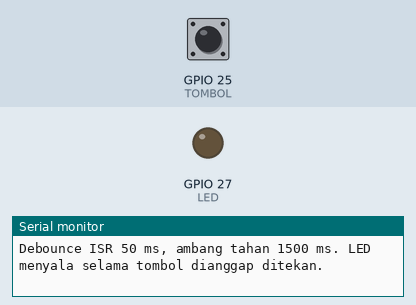
Recording of a sketch running on a simulated ESP32. Shown: output pins drawn as LEDs (lit = HIGH), the last lines printed to the serial monitor. The test bench sets the inputs (shaded band); at power-on: GPIO 25 (TOMBOL) HIGH.

Above: at 2.7 s.
2.8 s: GPIO 25 (TOMBOL) pulled LOW for 0.15 s
At 2.87 s:
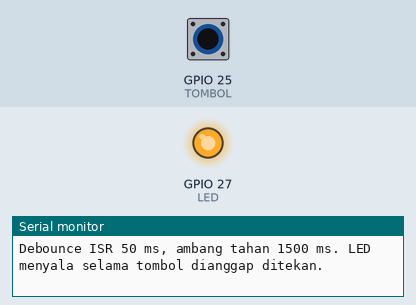
5.9 s: GPIO 25 (TOMBOL) pulled LOW for 3.2 s
At 10.5 s:
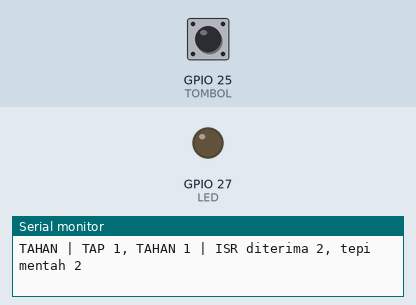
Timing chart, 0 to 12.0 s (numbered marks = the images above; inputs shaded):
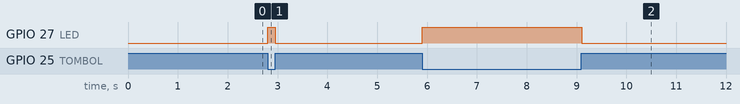

Measured:
- after the input at 2.8 s, GPIO 27 (LED): LOW → HIGH at once, → LOW 0.15 s later
- after the input at 5.9 s, GPIO 27 (LED): LOW → HIGH at once, → LOW 3.2 s later

The sketch:

uji_tombol_led.ino
```cpp
// uji_tombol_led.ino  -  uji U8: tombol tunggal (tap vs tahan) dan LED
// Board: "DOIT ESP32 DEVKIT V1" (atau "ESP32 Dev Module"), Arduino-ESP32 core 3.x, Serial Monitor 115200 baud.
// Mengikuti rancangan alur program: interrupt FALLING dengan debounce 50 ms di dalam ISR (§4.1, §5.3,
// pola Modul 2 GE3), lalu klasifikasi tap vs tahan dari level pin tiap loop (§4.5).
//
// Sambungan: tombol antara GPIO25 dan GND (kaki diagonal), pull-up internal. LED: GPIO27 -> R1 220 ohm -> anoda,
// katoda ke GND.
//
// Cara uji (U8, X8, dan temuan A12):
//   1. Tap 10 kali dengan jelas. Harus tercetak tepat 10 TAP dan "ISR diterima" naik 10.
//   2. Tekan-tahan 10 kali (lebih dari 1,5 s). Harus tercetak 10 TAHAN dan tidak ada TAP tambahan saat dilepas.
//   3. Tekan sangat cepat berulang. Tidak boleh ada TAP yang tidak sesuai jumlah tekanan.
//   "Tepi mentah" menunjukkan berapa tepi FALLING yang masuk ISR sebelum debounce (bukti pantulan).
// Perintah Serial: 'r' = nolkan penghitung.

#include <Arduino.h>

const uint8_t TOMBOL = 25, LED = 27;
const unsigned long T_DEBOUNCE_MS = 50;      // alur §3.1
const unsigned long T_TAHAN_MS = 1500;       // alur §3.2, nilai awal (E4)

enum Tekan { TIDAK = 0, TAP, TAHAN };

// Variabel bersama ISR dan loop: volatile (Modul 2 GE2; White bab 4)
volatile bool flag = false;
volatile unsigned long tsInt = 0;
volatile unsigned long tepiMentah = 0, isrDiterima = 0;

bool sedangTekan = false, tahanDilaporkan = false;
unsigned long tsMulaiTekan = 0;
unsigned long jumlahTap = 0, jumlahTahan = 0;

void IRAM_ATTR isrTombol() {
  unsigned long now = millis();
  tepiMentah = tepiMentah + 1;
  if (now - tsInt > T_DEBOUNCE_MS) {   // debounce di dalam ISR (alur §4.1)
    tsInt = now;
    flag = true;
    isrDiterima = isrDiterima + 1;
  }
}

// alur §5.4: membaca flag dan level pin, mengembalikan TIDAK / TAP / TAHAN.
Tekan tombolUpdate() {
  unsigned long now = millis();

  if (flag && !sedangTekan) {          // tekanan baru dari ISR
    noInterrupts();                    // salin variabel bersama secara atomik (Modul 2 GE2)
    flag = false;                      // hapus sebelum kerja (Modul 2 GE3)
    unsigned long ts = tsInt;
    interrupts();
    sedangTekan = true;
    tahanDilaporkan = false;
    tsMulaiTekan = ts;
    digitalWrite(LED, HIGH);
  }
  if (!sedangTekan) return TIDAK;

  unsigned long lama = now - tsMulaiTekan;
  if (lama < T_DEBOUNCE_MS) return TIDAK;           // level belum dipercaya selama jendela debounce

  bool dilepas = (digitalRead(TOMBOL) == HIGH);      // idle HIGH, ditekan LOW
  if (!tahanDilaporkan && lama >= T_TAHAN_MS) {      // TAHAN dilaporkan sekali, tanpa menunggu lepas
    tahanDilaporkan = true;
    return TAHAN;
  }
  if (dilepas) {
    sedangTekan = false;
    digitalWrite(LED, LOW);
    if (!tahanDilaporkan) return TAP;
  }
  return TIDAK;
}

void tombolReset() {                    // alur §5.5
  noInterrupts();
  flag = false;
  interrupts();
  sedangTekan = false;
  tahanDilaporkan = false;
  tsMulaiTekan = 0;
}

void setup() {
  Serial.begin(115200);
  pinMode(LED, OUTPUT);
  digitalWrite(LED, LOW);
  pinMode(TOMBOL, INPUT_PULLUP);
  delay(1500);                          // tunggu sekali di setup()
  tombolReset();
  attachInterrupt(digitalPinToInterrupt(TOMBOL), isrTombol, FALLING);
  Serial.println(F("\n=== U8: UJI TOMBOL (GPIO25) DAN LED (GPIO27) ==="));
  Serial.printf("Debounce ISR %lu ms, ambang tahan %lu ms. LED menyala selama tombol dianggap ditekan.\n",
                T_DEBOUNCE_MS, T_TAHAN_MS);
}

void loop() {
  if (Serial.available()) {
    char c = Serial.read();
    if (c == 'r' || c == 'R') {
      noInterrupts();
      tepiMentah = 0; isrDiterima = 0;
      interrupts();
      jumlahTap = 0; jumlahTahan = 0;
      tombolReset();
      digitalWrite(LED, LOW);
      Serial.println(F("Penghitung dinolkan."));
    }
  }

  Tekan t = tombolUpdate();
  if (t == TIDAK) return;

  noInterrupts();
  unsigned long tepi = tepiMentah, diterima = isrDiterima;
  interrupts();

  if (t == TAP) jumlahTap++;
  else jumlahTahan++;
  Serial.printf("%-5s | TAP %lu, TAHAN %lu | ISR diterima %lu, tepi mentah %lu\n",
                t == TAP ? "TAP" : "TAHAN", jumlahTap, jumlahTahan, diterima, tepi);
}
```
